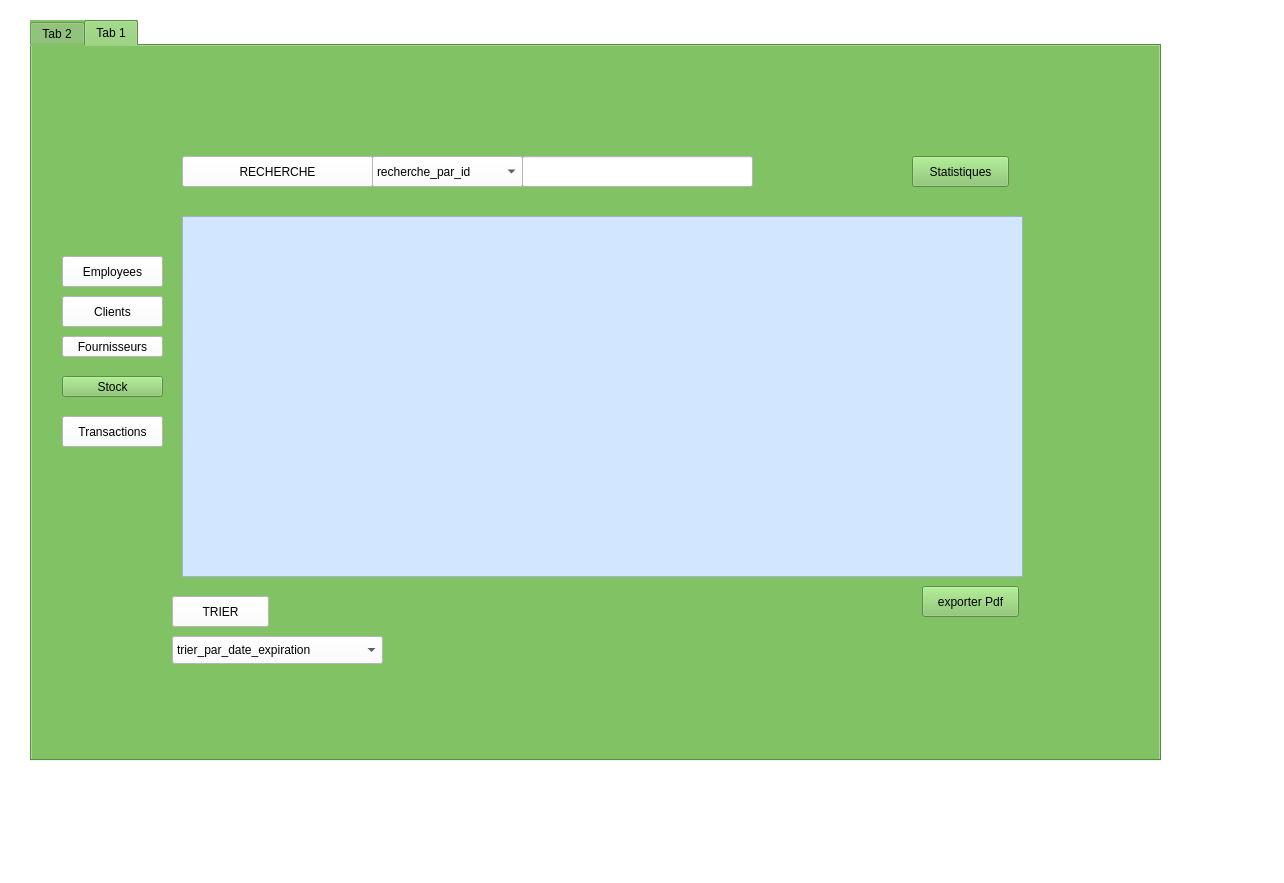
<?xml version="1.0" encoding="UTF-8"?>
<ui version="4.0">
 <class>MainWindow</class>
 <widget class="QMainWindow" name="MainWindow">
  <property name="geometry">
   <rect>
    <x>0</x>
    <y>0</y>
    <width>1284</width>
    <height>883</height>
   </rect>
  </property>
  <property name="windowTitle">
   <string>MainWindow</string>
  </property>
  <property name="styleSheet">
   <string notr="true">background-color: rgb(255, 255, 255);</string>
  </property>
  <widget class="QWidget" name="centralwidget">
   <widget class="QTabWidget" name="tabWidget">
    <property name="geometry">
     <rect>
      <x>30</x>
      <y>20</y>
      <width>1131</width>
      <height>741</height>
     </rect>
    </property>
    <property name="styleSheet">
     <string notr="true">background-color: rgb(129, 194, 100);</string>
    </property>
    <property name="currentIndex">
     <number>1</number>
    </property>
    <widget class="QWidget" name="tab_2">
     <attribute name="title">
      <string>Tab 2</string>
     </attribute>
     <widget class="QPushButton" name="pushButton_6">
      <property name="geometry">
       <rect>
        <x>20</x>
        <y>190</y>
        <width>101</width>
        <height>31</height>
       </rect>
      </property>
      <property name="styleSheet">
       <string notr="true">background-color: rgb(255, 255, 255);</string>
      </property>
      <property name="text">
       <string>Clients</string>
      </property>
     </widget>
     <widget class="QPushButton" name="pushButton_7">
      <property name="geometry">
       <rect>
        <x>20</x>
        <y>150</y>
        <width>101</width>
        <height>31</height>
       </rect>
      </property>
      <property name="styleSheet">
       <string notr="true">background-color: rgb(255, 255, 255);</string>
      </property>
      <property name="text">
       <string>Employees</string>
      </property>
     </widget>
     <widget class="QLabel" name="label_9">
      <property name="geometry">
       <rect>
        <x>10</x>
        <y>10</y>
        <width>141</width>
        <height>121</height>
       </rect>
      </property>
      <property name="styleSheet">
       <string notr="true"/>
      </property>
      <property name="text">
       <string/>
      </property>
      <property name="pixmap">
       <pixmap>../../../Downloads/Screenshot_2024-09-22_143229-removebg-preview.png</pixmap>
      </property>
      <property name="scaledContents">
       <bool>true</bool>
      </property>
     </widget>
     <widget class="QLabel" name="label_10">
      <property name="geometry">
       <rect>
        <x>380</x>
        <y>20</y>
        <width>351</width>
        <height>81</height>
       </rect>
      </property>
      <property name="text">
       <string>&lt;html&gt;&lt;head/&gt;&lt;body&gt;&lt;p align=&quot;center&quot;&gt;&lt;span style=&quot; font-size:26pt; font-weight:700; color:#d2e7ff;&quot;&gt;PharmaFlow&lt;/span&gt;&lt;/p&gt;&lt;/body&gt;&lt;/html&gt;</string>
      </property>
     </widget>
     <widget class="QWidget" name="widget" native="true">
      <property name="geometry">
       <rect>
        <x>150</x>
        <y>110</y>
        <width>981</width>
        <height>541</height>
       </rect>
      </property>
      <property name="styleSheet">
       <string notr="true">background-color: rgb(207, 227, 251);</string>
      </property>
      <widget class="QGroupBox" name="groupBox">
       <property name="geometry">
        <rect>
         <x>30</x>
         <y>30</y>
         <width>271</width>
         <height>371</height>
        </rect>
       </property>
       <property name="styleSheet">
        <string notr="true">background-color: rgb(255, 255, 255);

</string>
       </property>
       <property name="title">
        <string/>
       </property>
       <widget class="QLabel" name="label">
        <property name="geometry">
         <rect>
          <x>10</x>
          <y>30</y>
          <width>91</width>
          <height>16</height>
         </rect>
        </property>
        <property name="text">
         <string>Nom Produit</string>
        </property>
       </widget>
       <widget class="QLabel" name="label_2">
        <property name="geometry">
         <rect>
          <x>20</x>
          <y>50</y>
          <width>81</width>
          <height>16</height>
         </rect>
        </property>
        <property name="text">
         <string>ID Produit</string>
        </property>
       </widget>
       <widget class="QLabel" name="label_3">
        <property name="geometry">
         <rect>
          <x>20</x>
          <y>80</y>
          <width>81</width>
          <height>16</height>
         </rect>
        </property>
        <property name="text">
         <string>Categorie</string>
        </property>
       </widget>
       <widget class="QLabel" name="label_4">
        <property name="geometry">
         <rect>
          <x>20</x>
          <y>110</y>
          <width>61</width>
          <height>16</height>
         </rect>
        </property>
        <property name="text">
         <string>Quantite</string>
        </property>
       </widget>
       <widget class="QLabel" name="label_6">
        <property name="geometry">
         <rect>
          <x>20</x>
          <y>130</y>
          <width>61</width>
          <height>16</height>
         </rect>
        </property>
        <property name="text">
         <string>Date Exp</string>
        </property>
       </widget>
       <widget class="QLabel" name="label_7">
        <property name="geometry">
         <rect>
          <x>20</x>
          <y>150</y>
          <width>91</width>
          <height>16</height>
         </rect>
        </property>
        <property name="text">
         <string>Prix Achat</string>
        </property>
       </widget>
       <widget class="QLabel" name="label_8">
        <property name="geometry">
         <rect>
          <x>20</x>
          <y>170</y>
          <width>81</width>
          <height>16</height>
         </rect>
        </property>
        <property name="text">
         <string>Prix vente</string>
        </property>
       </widget>
       <widget class="QLineEdit" name="lineEdit_nom">
        <property name="geometry">
         <rect>
          <x>110</x>
          <y>25</y>
          <width>121</width>
          <height>21</height>
         </rect>
        </property>
       </widget>
       <widget class="QDateEdit" name="dateEdit_expiration">
        <property name="geometry">
         <rect>
          <x>110</x>
          <y>130</y>
          <width>101</width>
          <height>16</height>
         </rect>
        </property>
       </widget>
       <widget class="QLineEdit" name="lineEdit_idp">
        <property name="geometry">
         <rect>
          <x>110</x>
          <y>50</y>
          <width>131</width>
          <height>21</height>
         </rect>
        </property>
       </widget>
       <widget class="QSpinBox" name="spinBox_quantite">
        <property name="geometry">
         <rect>
          <x>110</x>
          <y>110</y>
          <width>51</width>
          <height>16</height>
         </rect>
        </property>
       </widget>
       <widget class="QComboBox" name="comboBox_categorie">
        <property name="geometry">
         <rect>
          <x>110</x>
          <y>80</y>
          <width>141</width>
          <height>31</height>
         </rect>
        </property>
        <item>
         <property name="text">
          <string>Antalgiques</string>
         </property>
        </item>
        <item>
         <property name="text">
          <string>Antibiotiques</string>
         </property>
        </item>
        <item>
         <property name="text">
          <string>Digestif</string>
         </property>
        </item>
        <item>
         <property name="text">
          <string>Respiratoire</string>
         </property>
        </item>
        <item>
         <property name="text">
          <string>Vitamines et suppléments</string>
         </property>
        </item>
        <item>
         <property name="text">
          <string>Cosmetiques</string>
         </property>
        </item>
        <item>
         <property name="text">
          <string>Anti-inflammatoires</string>
         </property>
        </item>
        <item>
         <property name="text">
          <string>Paracetamol</string>
         </property>
        </item>
       </widget>
       <widget class="QLineEdit" name="lineEdit_prixachat">
        <property name="geometry">
         <rect>
          <x>110</x>
          <y>150</y>
          <width>101</width>
          <height>16</height>
         </rect>
        </property>
       </widget>
       <widget class="QLineEdit" name="lineEdit_prixvente">
        <property name="geometry">
         <rect>
          <x>110</x>
          <y>170</y>
          <width>101</width>
          <height>16</height>
         </rect>
        </property>
       </widget>
       <widget class="QPushButton" name="pushButton_ajouter">
        <property name="geometry">
         <rect>
          <x>90</x>
          <y>200</y>
          <width>91</width>
          <height>31</height>
         </rect>
        </property>
        <property name="styleSheet">
         <string notr="true"/>
        </property>
        <property name="text">
         <string>Ajouter</string>
        </property>
       </widget>
       <widget class="QPushButton" name="pushButton_modifier">
        <property name="geometry">
         <rect>
          <x>90</x>
          <y>240</y>
          <width>91</width>
          <height>31</height>
         </rect>
        </property>
        <property name="text">
         <string>Modifier</string>
        </property>
       </widget>
       <widget class="QPushButton" name="pushButton_afficher">
        <property name="geometry">
         <rect>
          <x>90</x>
          <y>280</y>
          <width>91</width>
          <height>31</height>
         </rect>
        </property>
        <property name="text">
         <string>Afficher</string>
        </property>
       </widget>
       <widget class="QPushButton" name="pushButton_supprimer">
        <property name="geometry">
         <rect>
          <x>90</x>
          <y>320</y>
          <width>91</width>
          <height>31</height>
         </rect>
        </property>
        <property name="text">
         <string>Supprimer</string>
        </property>
       </widget>
      </widget>
      <widget class="QTableView" name="tableView_stock">
       <property name="geometry">
        <rect>
         <x>340</x>
         <y>30</y>
         <width>621</width>
         <height>371</height>
        </rect>
       </property>
      </widget>
     </widget>
     <widget class="QPushButton" name="pushButton_4">
      <property name="geometry">
       <rect>
        <x>20</x>
        <y>230</y>
        <width>101</width>
        <height>21</height>
       </rect>
      </property>
      <property name="styleSheet">
       <string notr="true">background-color: rgb(255, 255, 255);</string>
      </property>
      <property name="text">
       <string>Fournisseurs</string>
      </property>
     </widget>
     <widget class="QPushButton" name="pushButton_3">
      <property name="geometry">
       <rect>
        <x>20</x>
        <y>270</y>
        <width>101</width>
        <height>21</height>
       </rect>
      </property>
      <property name="text">
       <string>Stock</string>
      </property>
     </widget>
     <widget class="QPushButton" name="pushButton_5">
      <property name="geometry">
       <rect>
        <x>20</x>
        <y>310</y>
        <width>101</width>
        <height>31</height>
       </rect>
      </property>
      <property name="styleSheet">
       <string notr="true">background-color: rgb(255, 255, 255);</string>
      </property>
      <property name="text">
       <string>Transactions</string>
      </property>
     </widget>
     <zorder>pushButton_6</zorder>
     <zorder>pushButton_7</zorder>
     <zorder>label_10</zorder>
     <zorder>widget</zorder>
     <zorder>pushButton_4</zorder>
     <zorder>pushButton_3</zorder>
     <zorder>pushButton_5</zorder>
     <zorder>label_9</zorder>
    </widget>
    <widget class="QWidget" name="tab">
     <attribute name="title">
      <string>Tab 1</string>
     </attribute>
     <widget class="QTableView" name="tableView_2">
      <property name="geometry">
       <rect>
        <x>150</x>
        <y>170</y>
        <width>841</width>
        <height>361</height>
       </rect>
      </property>
      <property name="styleSheet">
       <string notr="true">background-color: rgb(210, 231, 255);</string>
      </property>
     </widget>
     <widget class="QPushButton" name="pushButton_recherche">
      <property name="geometry">
       <rect>
        <x>150</x>
        <y>110</y>
        <width>191</width>
        <height>31</height>
       </rect>
      </property>
      <property name="styleSheet">
       <string notr="true">background-color: rgb(255, 255, 255);</string>
      </property>
      <property name="text">
       <string>RECHERCHE</string>
      </property>
     </widget>
     <widget class="QPushButton" name="pushButton_trier">
      <property name="geometry">
       <rect>
        <x>140</x>
        <y>550</y>
        <width>97</width>
        <height>31</height>
       </rect>
      </property>
      <property name="styleSheet">
       <string notr="true">background-color: rgb(255, 255, 255);</string>
      </property>
      <property name="text">
       <string>TRIER</string>
      </property>
     </widget>
     <widget class="QComboBox" name="comboBox_recherche">
      <property name="geometry">
       <rect>
        <x>340</x>
        <y>110</y>
        <width>151</width>
        <height>31</height>
       </rect>
      </property>
      <property name="styleSheet">
       <string notr="true">background-color: rgb(255, 255, 255);</string>
      </property>
      <item>
       <property name="text">
        <string>recherche_par_id</string>
       </property>
      </item>
      <item>
       <property name="text">
        <string>recherche_par_nom</string>
       </property>
      </item>
     </widget>
     <widget class="QComboBox" name="comboBox_Trier">
      <property name="geometry">
       <rect>
        <x>140</x>
        <y>590</y>
        <width>211</width>
        <height>28</height>
       </rect>
      </property>
      <property name="styleSheet">
       <string notr="true">background-color: rgb(255, 255, 255);</string>
      </property>
      <item>
       <property name="text">
        <string>trier_par_date_expiration</string>
       </property>
      </item>
      <item>
       <property name="text">
        <string>trier_par_quantite</string>
       </property>
      </item>
     </widget>
     <widget class="QLineEdit" name="lineEdit_recherche">
      <property name="geometry">
       <rect>
        <x>490</x>
        <y>110</y>
        <width>231</width>
        <height>31</height>
       </rect>
      </property>
      <property name="styleSheet">
       <string notr="true">color: rgb(255, 255, 255);
background-color: rgb(255, 255, 255);</string>
      </property>
      <property name="text">
       <string/>
      </property>
     </widget>
     <widget class="QPushButton" name="pushButton_exportpdf">
      <property name="geometry">
       <rect>
        <x>890</x>
        <y>540</y>
        <width>97</width>
        <height>31</height>
       </rect>
      </property>
      <property name="text">
       <string>exporter Pdf</string>
      </property>
     </widget>
     <widget class="QLabel" name="label_21">
      <property name="geometry">
       <rect>
        <x>10</x>
        <y>20</y>
        <width>131</width>
        <height>131</height>
       </rect>
      </property>
      <property name="text">
       <string/>
      </property>
      <property name="pixmap">
       <pixmap>../../../Downloads/Screenshot_2024-09-22_143229-removebg-preview.png</pixmap>
      </property>
      <property name="scaledContents">
       <bool>true</bool>
      </property>
     </widget>
     <widget class="QPushButton" name="pushButton_8">
      <property name="geometry">
       <rect>
        <x>30</x>
        <y>210</y>
        <width>101</width>
        <height>31</height>
       </rect>
      </property>
      <property name="styleSheet">
       <string notr="true">background-color: rgb(255, 255, 255);</string>
      </property>
      <property name="text">
       <string>Employees</string>
      </property>
     </widget>
     <widget class="QPushButton" name="pushButton_9">
      <property name="geometry">
       <rect>
        <x>30</x>
        <y>290</y>
        <width>101</width>
        <height>21</height>
       </rect>
      </property>
      <property name="styleSheet">
       <string notr="true">background-color: rgb(255, 255, 255);</string>
      </property>
      <property name="text">
       <string>Fournisseurs</string>
      </property>
     </widget>
     <widget class="QPushButton" name="pushButton_10">
      <property name="geometry">
       <rect>
        <x>30</x>
        <y>370</y>
        <width>101</width>
        <height>31</height>
       </rect>
      </property>
      <property name="styleSheet">
       <string notr="true">background-color: rgb(255, 255, 255);</string>
      </property>
      <property name="text">
       <string>Transactions</string>
      </property>
     </widget>
     <widget class="QPushButton" name="pushButton_11">
      <property name="geometry">
       <rect>
        <x>30</x>
        <y>330</y>
        <width>101</width>
        <height>21</height>
       </rect>
      </property>
      <property name="text">
       <string>Stock</string>
      </property>
     </widget>
     <widget class="QPushButton" name="pushButton_12">
      <property name="geometry">
       <rect>
        <x>30</x>
        <y>250</y>
        <width>101</width>
        <height>31</height>
       </rect>
      </property>
      <property name="styleSheet">
       <string notr="true">background-color: rgb(255, 255, 255);</string>
      </property>
      <property name="text">
       <string>Clients</string>
      </property>
     </widget>
     <widget class="QPushButton" name="pushButton_stats">
      <property name="geometry">
       <rect>
        <x>880</x>
        <y>110</y>
        <width>97</width>
        <height>31</height>
       </rect>
      </property>
      <property name="text">
       <string>Statistiques</string>
      </property>
     </widget>
     <zorder>tableView_2</zorder>
     <zorder>pushButton_recherche</zorder>
     <zorder>pushButton_trier</zorder>
     <zorder>comboBox_recherche</zorder>
     <zorder>comboBox_Trier</zorder>
     <zorder>pushButton_exportpdf</zorder>
     <zorder>label_21</zorder>
     <zorder>lineEdit_recherche</zorder>
     <zorder>pushButton_8</zorder>
     <zorder>pushButton_9</zorder>
     <zorder>pushButton_10</zorder>
     <zorder>pushButton_11</zorder>
     <zorder>pushButton_12</zorder>
     <zorder>pushButton_stats</zorder>
    </widget>
   </widget>
  </widget>
  <widget class="QMenuBar" name="menubar">
   <property name="geometry">
    <rect>
     <x>0</x>
     <y>0</y>
     <width>1284</width>
     <height>28</height>
    </rect>
   </property>
  </widget>
  <widget class="QStatusBar" name="statusbar"/>
 </widget>
 <resources/>
 <connections/>
</ui>
